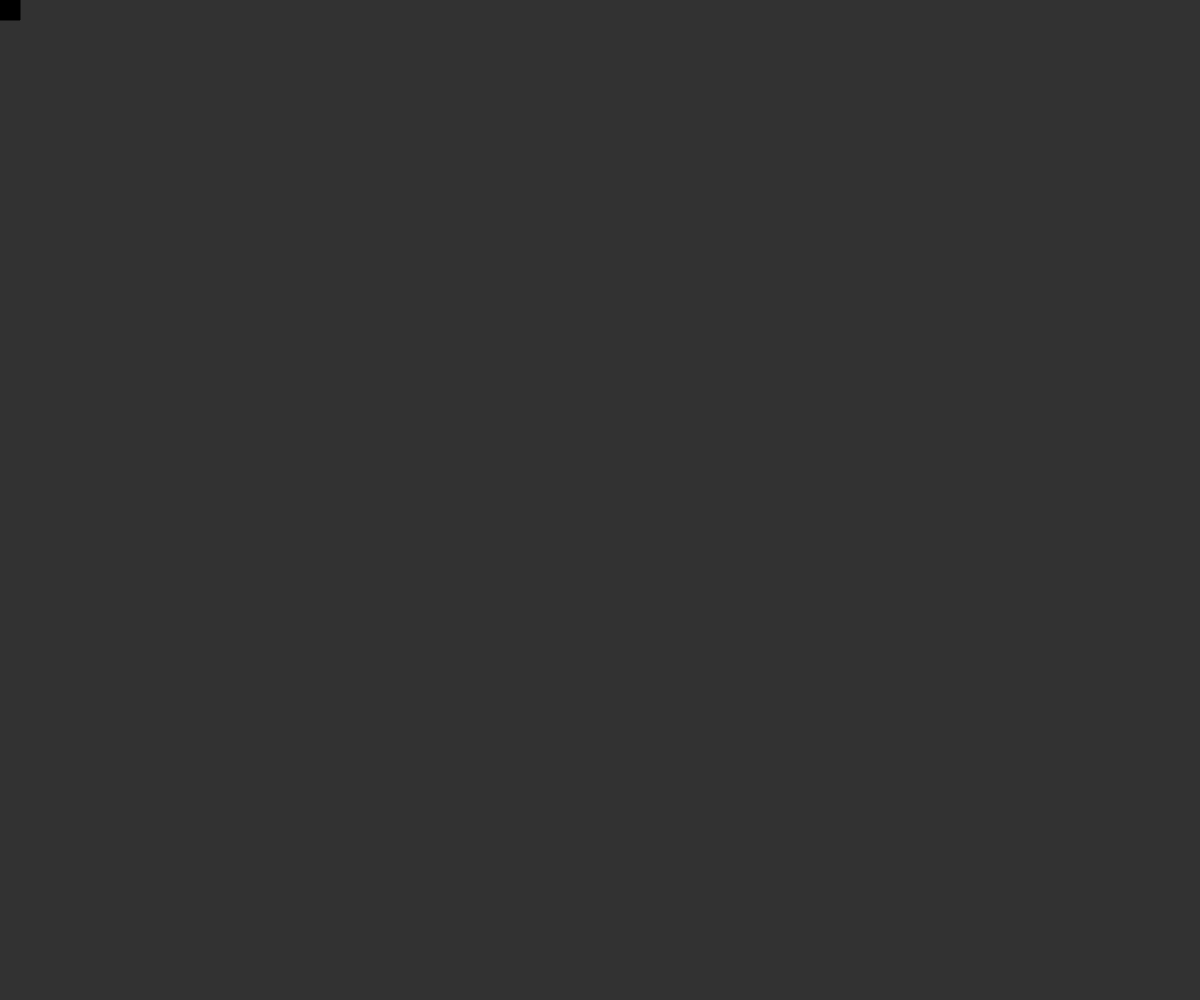
Frame 1 (no input)
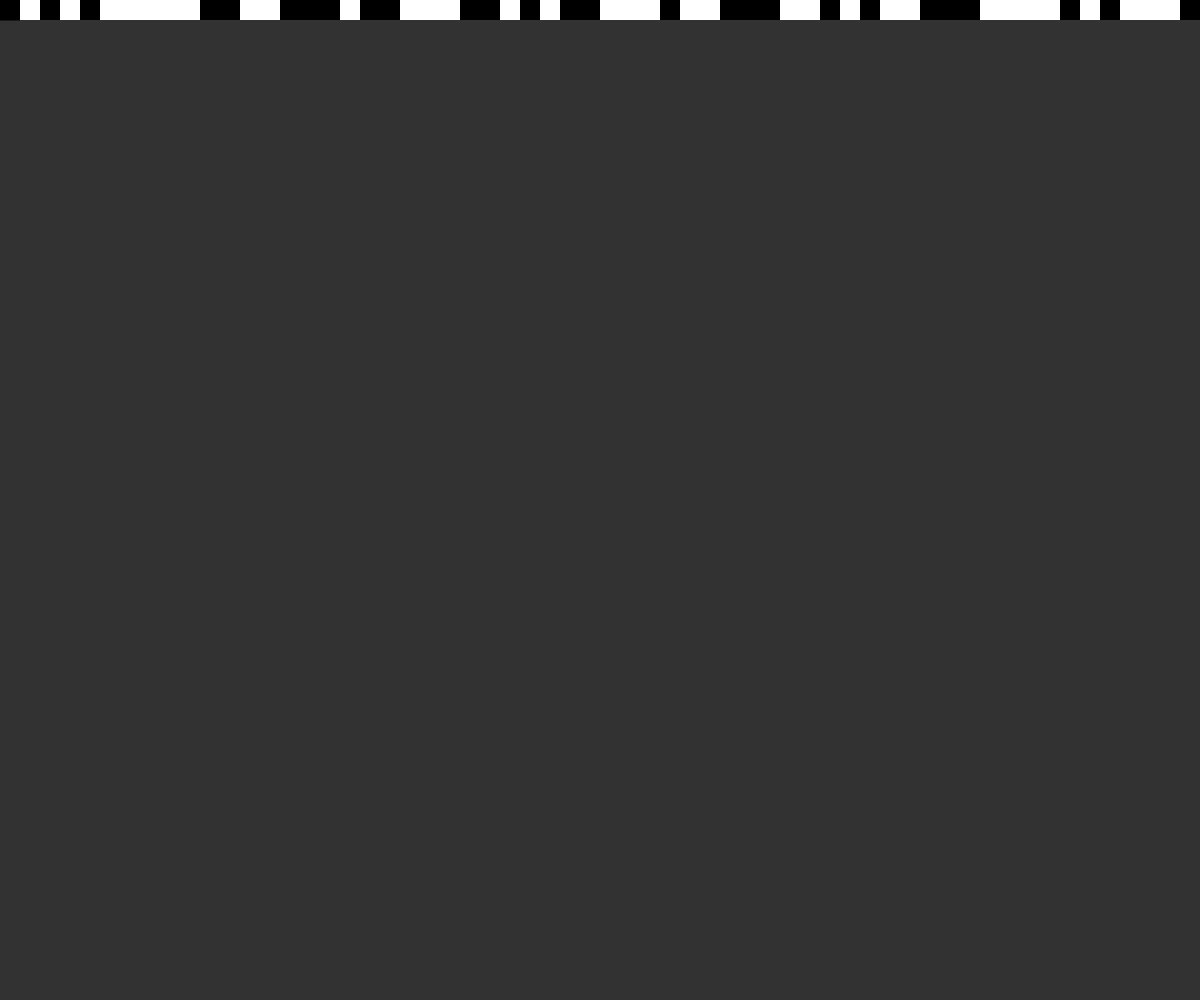
Frame 60 (no input)
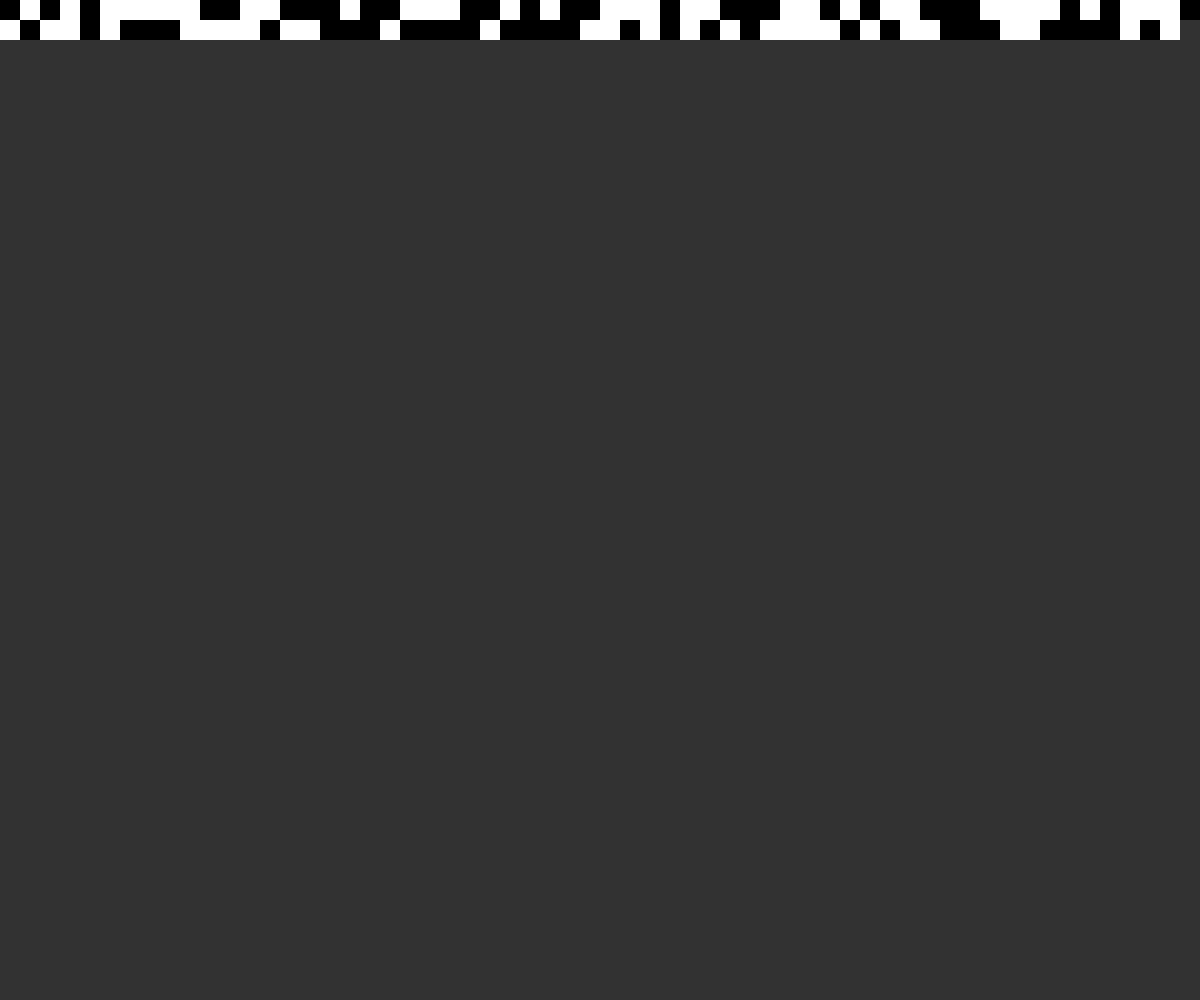
Frame 120 (the mouse pressed at the canvas centre since frame 60)

The p5.js sketch that drew these frames (run headless with seeded random() and noise() and a simulated clock; from frame 60 on, the mouse is pressed at the canvas centre):

// p5.js sketch
// ── sketch.js
//   _                    _               
//  | | ___ _ __ ______ _| |__  _ __  ___ 
//  | |/ __| '__|_  / _` | '_ \| '_ \/ __|
//  | | (__| |   / / (_| | | | | | | \__ \
//  |_|\___|_|  /___\__, |_| |_|_| |_|___/
//                  |___/    
//
// 10 Print_QRCode by Lucrezia Ghinassi [black, white, qrcode]
// 2022 © Lucrezia Ghinassi, Daniele @Fupete and the course DS-2022 at DESIGN.unirsm 
// github.com/ds-2022-unirsm — github.com/fupete
// Educational purposes, MIT License, 2022, San Marino
// —
// Credits/Thanks to: 
// @fupete (https://twitter.com/fupete) for https://github.com/Fupete
// original license: MIT LICENSE
//

let x=0;
let y=0;
let w=20;
let h=20;

function setup() {
  createCanvas(windowWidth, windowHeight);
  background(50);
}

function draw() {
  
if (random()<0.5){
  noStroke();
  line(x,y,x,y+h);
  fill(255);
  
}else{
  fill(0);
  //line(x,y+h,x+w,y+h);
}
  rect(x,y,20,20);
  
  x=x+w;
  if(x>width){
    x=0;
    y=y+h;
  }
  if(y>height){
    x=0;
    y=0;
    background(220);
  }
}
